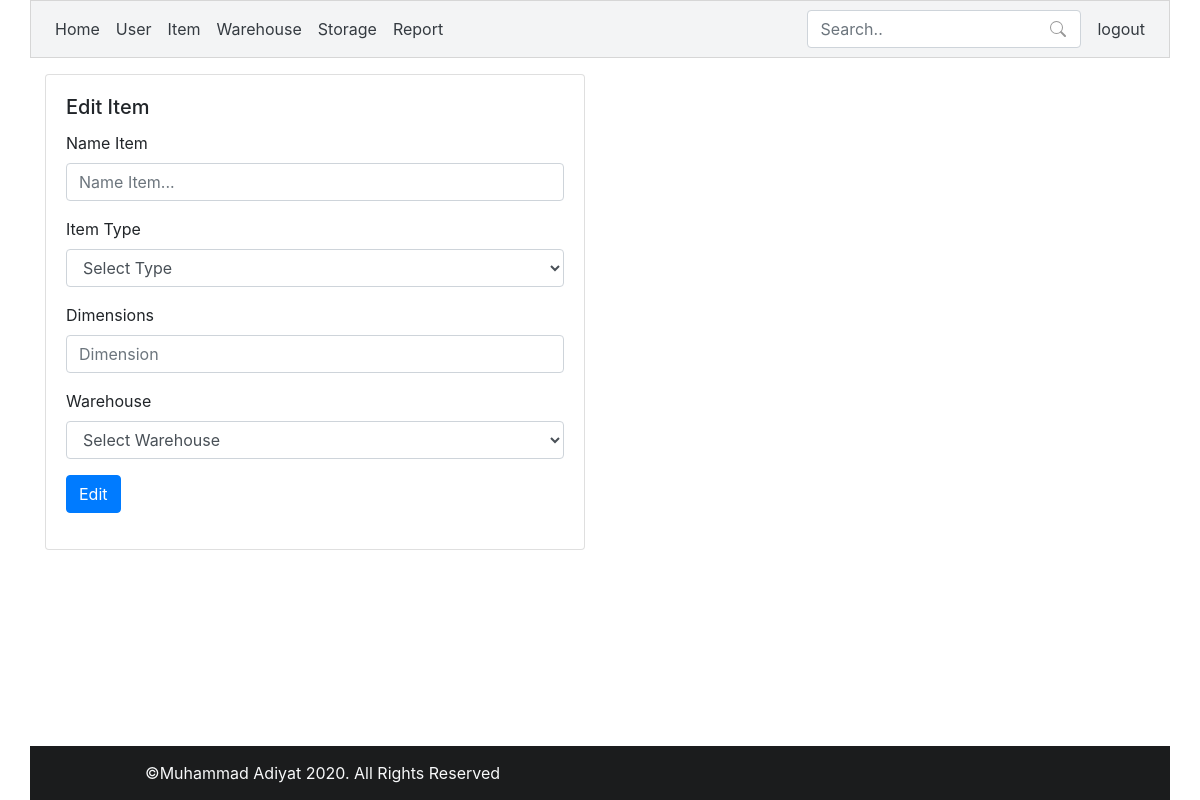
Before: /?p=edit_item&id=2 (signed in) with the older database file.
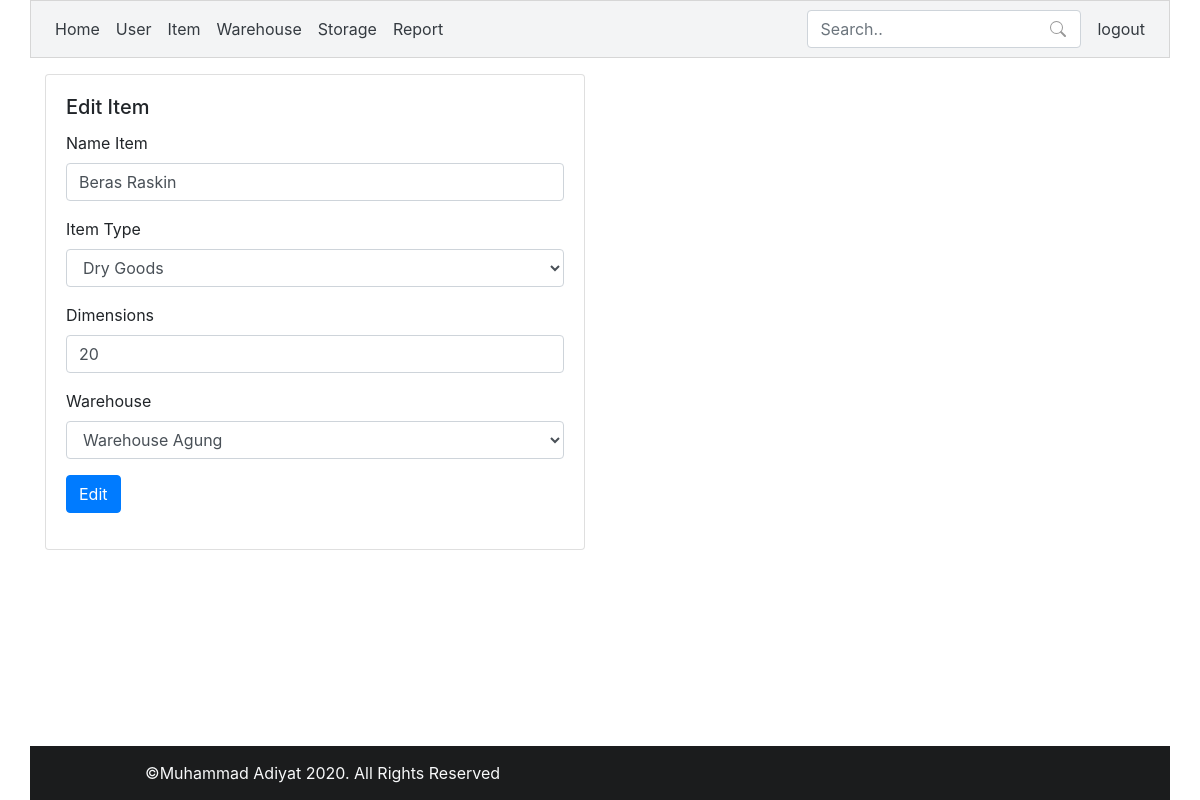
After: the same page with the newer database file.
### tables this page shows
CREATE TABLE `m_item` (
  `id_item` int(11) NOT NULL,
  `name` varchar(45) NOT NULL,
  `dimensions` int(11) NOT NULL,
  `id_typeitem` int(11) NOT NULL
);

CREATE TABLE `m_typeitem` (
  `id_typeitem` int(11) NOT NULL,
  `name_item` varchar(45) NOT NULL
);

### class/init.php (called while the page is built)
<?php
require_once 'database.php';
$db = new database();

### class/database.php (called while the page is built, shortened)
<?php
class database
{
    private $db_host = "localhost";
    private $db_username = "root";
    private $db_password = "";
    private $db_name = "db_logistik";
    public function __construct()
    {
        $this->conn = mysqli_connect($this->db_host, $this->db_username, $this->db_password, $this->db_name);
    }
    public function select($query)
    {
        $result = mysqli_query($this->conn, $query);
        $rows = [];
        while ($row = mysqli_fetch_assoc($result)) {
            $rows[] = $row;
        }
        return $rows;
    }
}

### template/edit_item.php (the view)
<?php
$item_id = $_GET["id"];
$item = $db->select("SELECT `m_item`.*,`m_item`.`name` AS `item_name`, `m_warehouse`.* , `m_warehouse`.`name` AS `warehouse_name` FROM m_warehousestorage
                    INNER JOIN `m_warehouse` ON `m_warehouse`.`id_warehouse` = `m_warehousestorage`.`id_warehouse`
                    INNER JOIN `m_item` ON `m_item`.`id_item` = `m_warehousestorage`.`id_item`
                    WHERE `m_item`.`id_item` = $item_id");
$item_type = $db->select("SELECT * FROM m_typeitem");
$warehouse = $db->select("SELECT * FROM m_warehouse");
foreach ($item as $data) {
    $id_item = $data["id_item"];
    $name_item = $data["item_name"];
    $dimensions = $data["dimensions"];
    $id_typeitem = $data["id_typeitem"];
    $id_warehouse = $data["id_warehouse"];
}
?>
<div class="container mt-3">
    <div class="row">
        <div class="col-md-6 ">
            <div class="card">
                <div class="card-body">
                    <h5 class="card-title">Edit Item</h5>
                    <form action="proses.php?act=edit_item&id=<?= $id_item ?>" method="post">
                        <div class="form-group">
                            <label for="name">Name Item</label>
                            <input type="text" class="form-control" id="name" name="name" placeholder="Name Item..." value="<?= $name_item ?>">
                        </div>
                        <div class="form-group">
                            <label for="type">Item Type</label>
                            <select class="form-control" id="type" name="type">
                                <option>Select Type</option>
                                <?php foreach ($item_type as $type) : ?>
                                    <option value="<?= $type["id_typeitem"] ?>" <?= ($id_typeitem == $type["id_typeitem"]) ? "selected" : "" ?>><?= $type["name_item"] ?></option>
                                <?php endforeach; ?>
                            </select>
                        </div>
                        <div class="form-group">
                            <label for="dimensions">Dimensions</label>
                            <input type="number" class="form-control" id="dimensions" name="dimensions" placeholder="Dimension" value="<?= $dimensions ?>">
                        </div>
                        <div class="form-group">
                        <label for="warehouse">Warehouse</label>
                        <select class="form-control" id="warehouse" name="warehouse">
                            <option>Select Warehouse</option>
                            <?php foreach ($warehouse as $w) : ?>
                                <option value="<?= $w["id_warehouse"] ?>"  <?= ($w["id_warehouse"] == $id_warehouse) ? "selected" : "" ?>><?= $w["name"] ?></option>
                            <?php endforeach; ?>
                        </select>
                    </div>
                        <div class="form-group">
                            <button type="submit" class="btn btn-primary">Edit</button>
                        </div>
                    </form>
                </div>
            </div>
        </div>
    </div>
</div>

Changed rows visible on the page:
now on this page (row edited): m_item: name "Beras Raskin", type "Dry Goods", dimensions "20"
Other visible differences:
form field warehouse: "Select Warehouse" → "Warehouse Agung"
form field type: "Select Type" → (not shown)
